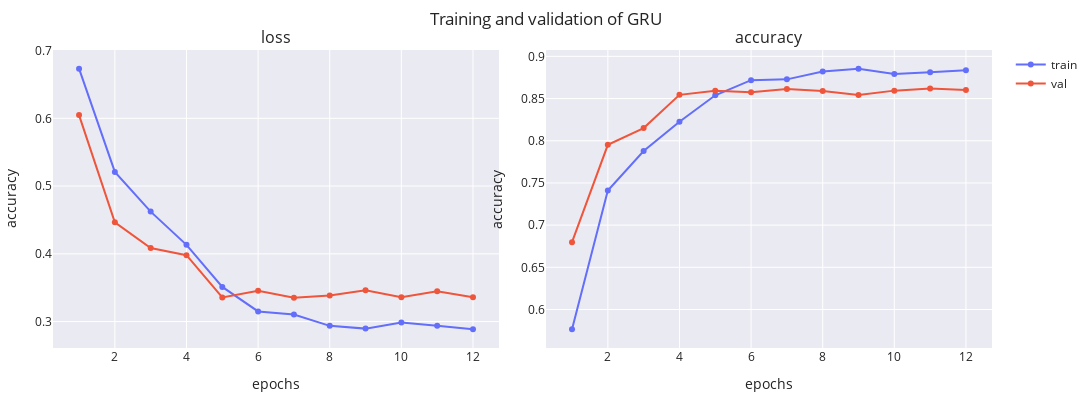

This figure's notebook cell:
### Code cell
gru_model = AmazonReviewsModel(MAX_FEATURES, 64, GRU, name='GRU')
_, fig = gru_model.train(dataset, f'{MODEL_PATH}/GRU.weights.h5', **train_default)
print(gru_model.evaluate(dataset.X_test, dataset.y_test))
fig

### Figure 1 — Plotly figure (JSON) as saved in the notebook; plotly's stock layout.template omitted (floating-point values rounded to 4 significant figures)
{"data": [{"line": {"color": "#636EFA"}, "marker": {"color": "#636EFA"}, "mode": "lines+markers", "name": "train", "showlegend": true, "type": "scatter", "x": [1, 2, 3, 4, 5, 6, 7, 8, 9, 10, 11, 12], "xaxis": "x", "y": [0.6733, 0.5208, 0.4623, 0.4132, 0.3511, 0.3149, 0.3105, 0.2937, 0.2896, 0.2985, 0.2939, 0.2885], "yaxis": "y"}, {"line": {"color": "#EF553B"}, "marker": {"color": "#EF553B"}, "mode": "lines+markers", "name": "val", "showlegend": true, "type": "scatter", "x": [1, 2, 3, 4, 5, 6, 7, 8, 9, 10, 11, 12], "xaxis": "x", "y": [0.6048, 0.4464, 0.4084, 0.398, 0.3356, 0.3455, 0.3352, 0.3386, 0.3462, 0.3358, 0.3446, 0.3358], "yaxis": "y"}, {"line": {"color": "#636EFA"}, "marker": {"color": "#636EFA"}, "mode": "lines+markers", "name": "train", "showlegend": false, "type": "scatter", "x": [1, 2, 3, 4, 5, 6, 7, 8, 9, 10, 11, 12], "xaxis": "x2", "y": [0.5765, 0.741, 0.7878, 0.8224, 0.8539, 0.8719, 0.8727, 0.882, 0.8855, 0.8792, 0.8812, 0.8835], "yaxis": "y2"}, {"line": {"color": "#EF553B"}, "marker": {"color": "#EF553B"}, "mode": "lines+markers", "name": "val", "showlegend": false, "type": "scatter", "x": [1, 2, 3, 4, 5, 6, 7, 8, 9, 10, 11, 12], "xaxis": "x2", "y": [0.6798, 0.7952, 0.815, 0.8544, 0.8592, 0.8576, 0.8614, 0.859, 0.8542, 0.8594, 0.8618, 0.8602], "yaxis": "y2"}], "layout": {"annotations": [{"font": {"size": 16}, "showarrow": false, "text": "loss", "x": 0.2375, "xanchor": "center", "xref": "paper", "y": 1, "yanchor": "bottom", "yref": "paper"}, {"font": {"size": 16}, "showarrow": false, "text": "accuracy", "x": 0.7625, "xanchor": "center", "xref": "paper", "y": 1, "yanchor": "bottom", "yref": "paper"}], "height": 400, "margin": {"b": 10, "l": 10, "r": 10, "t": 50}, "title": {"text": "Training and validation of GRU"}, "width": 1200, "xaxis": {"anchor": "y", "domain": [0, 0.475], "title": {"text": "epochs"}}, "xaxis2": {"anchor": "y2", "domain": [0.525, 1], "title": {"text": "epochs"}}, "yaxis": {"anchor": "x", "domain": [0, 1], "title": {"text": "accuracy"}}, "yaxis2": {"anchor": "x2", "domain": [0, 1], "title": {"text": "accuracy"}}}}
